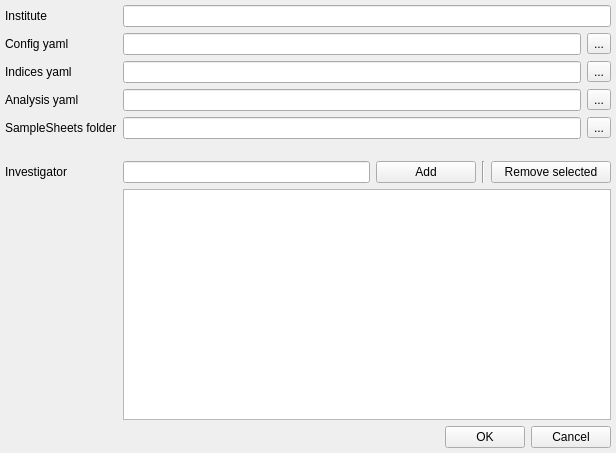
<?xml version="1.0" encoding="UTF-8"?>
<ui version="4.0">
 <class>Form</class>
 <widget class="QWidget" name="Form">
  <property name="geometry">
   <rect>
    <x>0</x>
    <y>0</y>
    <width>616</width>
    <height>453</height>
   </rect>
  </property>
  <property name="windowTitle">
   <string>Form</string>
  </property>
  <layout class="QVBoxLayout" name="verticalLayout_2">
   <property name="spacing">
    <number>6</number>
   </property>
   <property name="leftMargin">
    <number>5</number>
   </property>
   <property name="topMargin">
    <number>5</number>
   </property>
   <property name="rightMargin">
    <number>5</number>
   </property>
   <property name="bottomMargin">
    <number>5</number>
   </property>
   <item>
    <layout class="QFormLayout" name="formLayout">
     <property name="sizeConstraint">
      <enum>QLayout::SetNoConstraint</enum>
     </property>
     <property name="fieldGrowthPolicy">
      <enum>QFormLayout::ExpandingFieldsGrow</enum>
     </property>
     <item row="0" column="0">
      <widget class="QLabel" name="label_3">
       <property name="text">
        <string>Institute</string>
       </property>
      </widget>
     </item>
     <item row="0" column="1">
      <widget class="QLineEdit" name="lineEdit_institute"/>
     </item>
     <item row="1" column="0">
      <widget class="QLabel" name="label_6">
       <property name="text">
        <string>Config yaml</string>
       </property>
      </widget>
     </item>
     <item row="1" column="1">
      <layout class="QHBoxLayout" name="horizontalLayout_configfile">
       <item>
        <widget class="QLineEdit" name="lineEdit_config_file"/>
       </item>
       <item>
        <widget class="QToolButton" name="toolButton_config_file">
         <property name="text">
          <string>...</string>
         </property>
        </widget>
       </item>
      </layout>
     </item>
     <item row="2" column="0">
      <widget class="QLabel" name="lbl_1">
       <property name="text">
        <string>Indices yaml</string>
       </property>
      </widget>
     </item>
     <item row="2" column="1">
      <layout class="QHBoxLayout" name="horizontalLayout">
       <item>
        <widget class="QLineEdit" name="lineEdit_indices_file"/>
       </item>
       <item>
        <widget class="QToolButton" name="toolButton_indices_file">
         <property name="text">
          <string>...</string>
         </property>
        </widget>
       </item>
      </layout>
     </item>
     <item row="4" column="0">
      <widget class="QLabel" name="label_2">
       <property name="text">
        <string>SampleSheets folder</string>
       </property>
      </widget>
     </item>
     <item row="4" column="1">
      <layout class="QHBoxLayout" name="horizontalLayout_4">
       <item>
        <widget class="QLineEdit" name="lineEdit_samplesheets_folder"/>
       </item>
       <item>
        <widget class="QToolButton" name="toolButton_samplesheets_folder">
         <property name="text">
          <string>...</string>
         </property>
        </widget>
       </item>
      </layout>
     </item>
     <item row="5" column="1">
      <spacer name="verticalSpacer_2">
       <property name="orientation">
        <enum>Qt::Vertical</enum>
       </property>
       <property name="sizeType">
        <enum>QSizePolicy::Fixed</enum>
       </property>
       <property name="sizeHint" stdset="0">
        <size>
         <width>20</width>
         <height>10</height>
        </size>
       </property>
      </spacer>
     </item>
     <item row="6" column="1">
      <layout class="QHBoxLayout" name="horizontalLayout_5">
       <item>
        <widget class="QLineEdit" name="lineEdit_add_investigator"/>
       </item>
       <item>
        <widget class="QPushButton" name="pushButton_add_investigator">
         <property name="minimumSize">
          <size>
           <width>100</width>
           <height>0</height>
          </size>
         </property>
         <property name="text">
          <string>Add</string>
         </property>
        </widget>
       </item>
       <item>
        <widget class="Line" name="line">
         <property name="orientation">
          <enum>Qt::Vertical</enum>
         </property>
        </widget>
       </item>
       <item>
        <widget class="QPushButton" name="pushButton_remove_investigators">
         <property name="sizePolicy">
          <sizepolicy hsizetype="Minimum" vsizetype="Fixed">
           <horstretch>0</horstretch>
           <verstretch>0</verstretch>
          </sizepolicy>
         </property>
         <property name="minimumSize">
          <size>
           <width>120</width>
           <height>0</height>
          </size>
         </property>
         <property name="text">
          <string>Remove selected</string>
         </property>
        </widget>
       </item>
      </layout>
     </item>
     <item row="7" column="1">
      <widget class="QListWidget" name="listWidget_investigators">
       <property name="sizePolicy">
        <sizepolicy hsizetype="Expanding" vsizetype="Expanding">
         <horstretch>0</horstretch>
         <verstretch>1</verstretch>
        </sizepolicy>
       </property>
       <property name="minimumSize">
        <size>
         <width>100</width>
         <height>100</height>
        </size>
       </property>
       <property name="maximumSize">
        <size>
         <width>16777215</width>
         <height>16777215</height>
        </size>
       </property>
       <property name="movement">
        <enum>QListView::Static</enum>
       </property>
       <property name="resizeMode">
        <enum>QListView::Adjust</enum>
       </property>
      </widget>
     </item>
     <item row="6" column="0">
      <widget class="QLabel" name="label_5">
       <property name="text">
        <string>Investigator</string>
       </property>
      </widget>
     </item>
     <item row="3" column="0">
      <widget class="QLabel" name="label">
       <property name="text">
        <string>Analysis yaml</string>
       </property>
      </widget>
     </item>
     <item row="3" column="1">
      <layout class="QHBoxLayout" name="horizontalLayout_3">
       <item>
        <widget class="QLineEdit" name="lineEdit_analysis_file"/>
       </item>
       <item>
        <widget class="QToolButton" name="toolButton_analysis_file">
         <property name="text">
          <string>...</string>
         </property>
        </widget>
       </item>
      </layout>
     </item>
    </layout>
   </item>
   <item>
    <layout class="QVBoxLayout" name="verticalLayout_3">
     <item>
      <layout class="QHBoxLayout" name="horizontalLayout_2">
       <property name="leftMargin">
        <number>0</number>
       </property>
       <property name="topMargin">
        <number>0</number>
       </property>
       <property name="rightMargin">
        <number>0</number>
       </property>
       <property name="bottomMargin">
        <number>0</number>
       </property>
       <item>
        <spacer name="horizontalSpacer">
         <property name="orientation">
          <enum>Qt::Horizontal</enum>
         </property>
         <property name="sizeHint" stdset="0">
          <size>
           <width>40</width>
           <height>20</height>
          </size>
         </property>
        </spacer>
       </item>
       <item>
        <widget class="QPushButton" name="btn_ok">
         <property name="text">
          <string>OK</string>
         </property>
        </widget>
       </item>
       <item>
        <widget class="QPushButton" name="btn_cancel">
         <property name="text">
          <string>Cancel</string>
         </property>
        </widget>
       </item>
      </layout>
     </item>
    </layout>
   </item>
  </layout>
 </widget>
 <resources/>
 <connections/>
</ui>
